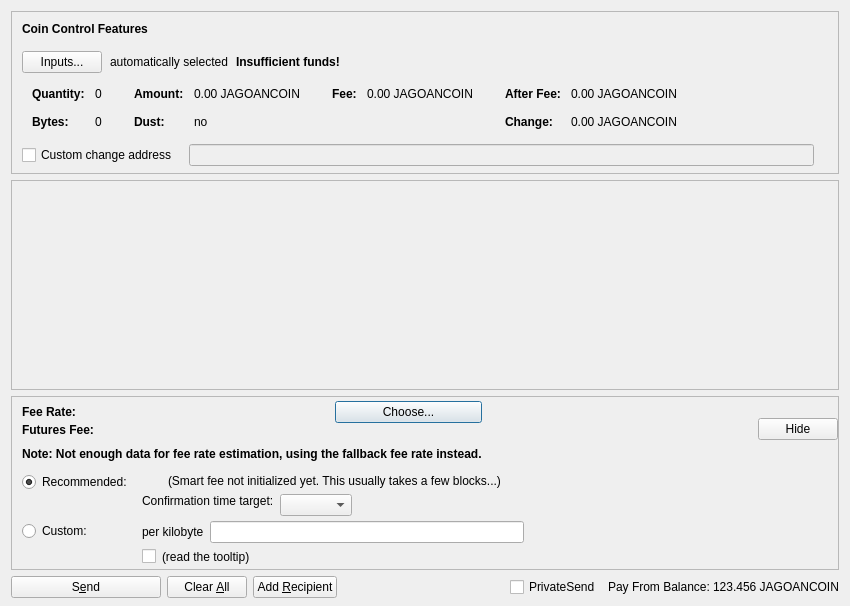
<?xml version="1.0" encoding="UTF-8"?>
<ui version="4.0">
 <class>SendFuturesDialog</class>
 <widget class="QDialog" name="SendFuturesDialog">
  <property name="geometry">
   <rect>
    <x>0</x>
    <y>0</y>
    <width>850</width>
    <height>606</height>
   </rect>
  </property>
  <property name="windowTitle">
   <string>Send Futures</string>
  </property>
  <layout class="QVBoxLayout" name="verticalLayout" stretch="0,1,0,0">
   <property name="bottomMargin">
    <number>8</number>
   </property>
   <item>
    <widget class="QFrame" name="frameCoinControl">
     <property name="sizePolicy">
      <sizepolicy hsizetype="Expanding" vsizetype="Expanding">
       <horstretch>0</horstretch>
       <verstretch>0</verstretch>
      </sizepolicy>
     </property>
     <property name="maximumSize">
      <size>
       <width>16777215</width>
       <height>16777215</height>
      </size>
     </property>
     <property name="frameShape">
      <enum>QFrame::StyledPanel</enum>
     </property>
     <property name="frameShadow">
      <enum>QFrame::Sunken</enum>
     </property>
     <layout class="QVBoxLayout" name="verticalLayoutCoinControl2">
      <property name="spacing">
       <number>0</number>
      </property>
      <property name="leftMargin">
       <number>0</number>
      </property>
      <property name="topMargin">
       <number>0</number>
      </property>
      <property name="rightMargin">
       <number>0</number>
      </property>
      <property name="bottomMargin">
       <number>6</number>
      </property>
      <item>
       <layout class="QVBoxLayout" name="verticalLayoutCoinControl" stretch="0,0,0,0,1">
        <property name="spacing">
         <number>0</number>
        </property>
        <property name="leftMargin">
         <number>10</number>
        </property>
        <property name="topMargin">
         <number>10</number>
        </property>
        <item>
         <layout class="QHBoxLayout" name="horizontalLayoutCoinControl1">
          <property name="bottomMargin">
           <number>15</number>
          </property>
          <item>
           <widget class="QLabel" name="labelCoinControlFeatures">
            <property name="sizePolicy">
             <sizepolicy hsizetype="Preferred" vsizetype="Maximum">
              <horstretch>0</horstretch>
              <verstretch>0</verstretch>
             </sizepolicy>
            </property>
            <property name="font">
             <font>
              <weight>75</weight>
              <bold>true</bold>
             </font>
            </property>
            <property name="styleSheet">
             <string notr="true">font-weight:bold;</string>
            </property>
            <property name="text">
             <string>Coin Control Features</string>
            </property>
           </widget>
          </item>
         </layout>
        </item>
        <item>
         <layout class="QHBoxLayout" name="horizontalLayoutCoinControl2" stretch="0,0,0,0">
          <property name="spacing">
           <number>8</number>
          </property>
          <property name="bottomMargin">
           <number>10</number>
          </property>
          <item>
           <widget class="QPushButton" name="pushButtonCoinControl">
            <property name="styleSheet">
             <string notr="true"/>
            </property>
            <property name="text">
             <string>Inputs...</string>
            </property>
            <property name="autoDefault">
             <bool>false</bool>
            </property>
           </widget>
          </item>
          <item>
           <widget class="QLabel" name="labelCoinControlAutomaticallySelected">
            <property name="text">
             <string>automatically selected</string>
            </property>
            <property name="margin">
             <number>5</number>
            </property>
           </widget>
          </item>
          <item>
           <widget class="QLabel" name="labelCoinControlInsuffFunds">
            <property name="font">
             <font>
              <weight>75</weight>
              <bold>true</bold>
             </font>
            </property>
            <property name="styleSheet">
             <string notr="true">font-weight:bold;</string>
            </property>
            <property name="text">
             <string>Insufficient funds!</string>
            </property>
            <property name="margin">
             <number>5</number>
            </property>
           </widget>
          </item>
          <item>
           <spacer name="horizontalSpacerCoinControl">
            <property name="orientation">
             <enum>Qt::Horizontal</enum>
            </property>
            <property name="sizeHint" stdset="0">
             <size>
              <width>40</width>
              <height>1</height>
             </size>
            </property>
           </spacer>
          </item>
         </layout>
        </item>
        <item>
         <widget class="QWidget" name="widgetCoinControl" native="true">
          <property name="sizePolicy">
           <sizepolicy hsizetype="Preferred" vsizetype="Preferred">
            <horstretch>0</horstretch>
            <verstretch>0</verstretch>
           </sizepolicy>
          </property>
          <property name="minimumSize">
           <size>
            <width>0</width>
            <height>0</height>
           </size>
          </property>
          <property name="styleSheet">
           <string notr="true"/>
          </property>
          <layout class="QHBoxLayout" name="horizontalLayoutCoinControl5">
           <property name="leftMargin">
            <number>0</number>
           </property>
           <property name="topMargin">
            <number>0</number>
           </property>
           <property name="rightMargin">
            <number>0</number>
           </property>
           <property name="bottomMargin">
            <number>0</number>
           </property>
           <item>
            <layout class="QHBoxLayout" name="horizontalLayoutCoinControl3" stretch="0,0,0,1">
             <property name="spacing">
              <number>20</number>
             </property>
             <property name="topMargin">
              <number>0</number>
             </property>
             <property name="bottomMargin">
              <number>10</number>
             </property>
             <item>
              <layout class="QFormLayout" name="formLayoutCoinControl1">
               <property name="horizontalSpacing">
                <number>10</number>
               </property>
               <property name="verticalSpacing">
                <number>14</number>
               </property>
               <property name="leftMargin">
                <number>10</number>
               </property>
               <property name="topMargin">
                <number>4</number>
               </property>
               <property name="rightMargin">
                <number>6</number>
               </property>
               <item row="0" column="0">
                <widget class="QLabel" name="labelCoinControlQuantityText">
                 <property name="font">
                  <font>
                   <weight>75</weight>
                   <bold>true</bold>
                  </font>
                 </property>
                 <property name="text">
                  <string>Quantity:</string>
                 </property>
                 <property name="margin">
                  <number>0</number>
                 </property>
                </widget>
               </item>
               <item row="0" column="1">
                <widget class="QLabel" name="labelCoinControlQuantity">
                 <property name="cursor">
                  <cursorShape>IBeamCursor</cursorShape>
                 </property>
                 <property name="contextMenuPolicy">
                  <enum>Qt::ActionsContextMenu</enum>
                 </property>
                 <property name="text">
                  <string notr="true">0</string>
                 </property>
                 <property name="margin">
                  <number>0</number>
                 </property>
                 <property name="textInteractionFlags">
                  <set>Qt::LinksAccessibleByMouse|Qt::TextSelectableByKeyboard|Qt::TextSelectableByMouse</set>
                 </property>
                </widget>
               </item>
               <item row="1" column="0">
                <widget class="QLabel" name="labelCoinControlBytesText">
                 <property name="font">
                  <font>
                   <weight>75</weight>
                   <bold>true</bold>
                  </font>
                 </property>
                 <property name="text">
                  <string>Bytes:</string>
                 </property>
                </widget>
               </item>
               <item row="1" column="1">
                <widget class="QLabel" name="labelCoinControlBytes">
                 <property name="cursor">
                  <cursorShape>IBeamCursor</cursorShape>
                 </property>
                 <property name="contextMenuPolicy">
                  <enum>Qt::ActionsContextMenu</enum>
                 </property>
                 <property name="text">
                  <string notr="true">0</string>
                 </property>
                 <property name="textInteractionFlags">
                  <set>Qt::LinksAccessibleByMouse|Qt::TextSelectableByKeyboard|Qt::TextSelectableByMouse</set>
                 </property>
                </widget>
               </item>
              </layout>
             </item>
             <item>
              <layout class="QFormLayout" name="formLayoutCoinControl2">
               <property name="horizontalSpacing">
                <number>10</number>
               </property>
               <property name="verticalSpacing">
                <number>14</number>
               </property>
               <property name="leftMargin">
                <number>6</number>
               </property>
               <property name="topMargin">
                <number>4</number>
               </property>
               <property name="rightMargin">
                <number>6</number>
               </property>
               <item row="0" column="0">
                <widget class="QLabel" name="labelCoinControlAmountText">
                 <property name="font">
                  <font>
                   <weight>75</weight>
                   <bold>true</bold>
                  </font>
                 </property>
                 <property name="text">
                  <string>Amount:</string>
                 </property>
                 <property name="margin">
                  <number>0</number>
                 </property>
                </widget>
               </item>
               <item row="0" column="1">
                <widget class="QLabel" name="labelCoinControlAmount">
                 <property name="cursor">
                  <cursorShape>IBeamCursor</cursorShape>
                 </property>
                 <property name="contextMenuPolicy">
                  <enum>Qt::ActionsContextMenu</enum>
                 </property>
                 <property name="text">
                  <string notr="true">0.00 JAGOANCOIN</string>
                 </property>
                 <property name="textInteractionFlags">
                  <set>Qt::LinksAccessibleByMouse|Qt::TextSelectableByKeyboard|Qt::TextSelectableByMouse</set>
                 </property>
                </widget>
               </item>
               <item row="1" column="0">
                <widget class="QLabel" name="labelCoinControlLowOutputText">
                 <property name="font">
                  <font>
                   <weight>75</weight>
                   <bold>true</bold>
                  </font>
                 </property>
                 <property name="text">
                  <string>Dust:</string>
                 </property>
                </widget>
               </item>
               <item row="1" column="1">
                <widget class="QLabel" name="labelCoinControlLowOutput">
                 <property name="cursor">
                  <cursorShape>IBeamCursor</cursorShape>
                 </property>
                 <property name="contextMenuPolicy">
                  <enum>Qt::ActionsContextMenu</enum>
                 </property>
                 <property name="text">
                  <string notr="true">no</string>
                 </property>
                 <property name="textInteractionFlags">
                  <set>Qt::LinksAccessibleByMouse|Qt::TextSelectableByKeyboard|Qt::TextSelectableByMouse</set>
                 </property>
                </widget>
               </item>
              </layout>
             </item>
             <item>
              <layout class="QFormLayout" name="formLayoutCoinControl3">
               <property name="horizontalSpacing">
                <number>10</number>
               </property>
               <property name="verticalSpacing">
                <number>14</number>
               </property>
               <property name="leftMargin">
                <number>6</number>
               </property>
               <property name="topMargin">
                <number>4</number>
               </property>
               <property name="rightMargin">
                <number>6</number>
               </property>
               <item row="0" column="0">
                <widget class="QLabel" name="labelCoinControlFeeText">
                 <property name="font">
                  <font>
                   <weight>75</weight>
                   <bold>true</bold>
                  </font>
                 </property>
                 <property name="text">
                  <string>Fee:</string>
                 </property>
                 <property name="margin">
                  <number>0</number>
                 </property>
                </widget>
               </item>
               <item row="0" column="1">
                <widget class="QLabel" name="labelCoinControlFee">
                 <property name="cursor">
                  <cursorShape>IBeamCursor</cursorShape>
                 </property>
                 <property name="contextMenuPolicy">
                  <enum>Qt::ActionsContextMenu</enum>
                 </property>
                 <property name="text">
                  <string notr="true">0.00 JAGOANCOIN</string>
                 </property>
                 <property name="textInteractionFlags">
                  <set>Qt::LinksAccessibleByMouse|Qt::TextSelectableByKeyboard|Qt::TextSelectableByMouse</set>
                 </property>
                </widget>
               </item>
              </layout>
             </item>
             <item>
              <layout class="QFormLayout" name="formLayoutCoinControl4">
               <property name="horizontalSpacing">
                <number>10</number>
               </property>
               <property name="verticalSpacing">
                <number>14</number>
               </property>
               <property name="leftMargin">
                <number>6</number>
               </property>
               <property name="topMargin">
                <number>4</number>
               </property>
               <property name="rightMargin">
                <number>6</number>
               </property>
               <item row="0" column="0">
                <widget class="QLabel" name="labelCoinControlAfterFeeText">
                 <property name="font">
                  <font>
                   <weight>75</weight>
                   <bold>true</bold>
                  </font>
                 </property>
                 <property name="text">
                  <string>After Fee:</string>
                 </property>
                 <property name="margin">
                  <number>0</number>
                 </property>
                </widget>
               </item>
               <item row="0" column="1">
                <widget class="QLabel" name="labelCoinControlAfterFee">
                 <property name="cursor">
                  <cursorShape>IBeamCursor</cursorShape>
                 </property>
                 <property name="contextMenuPolicy">
                  <enum>Qt::ActionsContextMenu</enum>
                 </property>
                 <property name="text">
                  <string notr="true">0.00 JAGOANCOIN</string>
                 </property>
                 <property name="textInteractionFlags">
                  <set>Qt::LinksAccessibleByMouse|Qt::TextSelectableByKeyboard|Qt::TextSelectableByMouse</set>
                 </property>
                </widget>
               </item>
               <item row="1" column="0">
                <widget class="QLabel" name="labelCoinControlChangeText">
                 <property name="font">
                  <font>
                   <weight>75</weight>
                   <bold>true</bold>
                  </font>
                 </property>
                 <property name="text">
                  <string>Change:</string>
                 </property>
                </widget>
               </item>
               <item row="1" column="1">
                <widget class="QLabel" name="labelCoinControlChange">
                 <property name="cursor">
                  <cursorShape>IBeamCursor</cursorShape>
                 </property>
                 <property name="contextMenuPolicy">
                  <enum>Qt::ActionsContextMenu</enum>
                 </property>
                 <property name="text">
                  <string notr="true">0.00 JAGOANCOIN</string>
                 </property>
                 <property name="textInteractionFlags">
                  <set>Qt::LinksAccessibleByMouse|Qt::TextSelectableByKeyboard|Qt::TextSelectableByMouse</set>
                 </property>
                </widget>
               </item>
              </layout>
             </item>
            </layout>
           </item>
          </layout>
         </widget>
        </item>
        <item>
         <layout class="QHBoxLayout" name="horizontalLayoutCoinControl4" stretch="0,0,0">
          <property name="spacing">
           <number>12</number>
          </property>
          <property name="sizeConstraint">
           <enum>QLayout::SetDefaultConstraint</enum>
          </property>
          <property name="topMargin">
           <number>5</number>
          </property>
          <property name="rightMargin">
           <number>5</number>
          </property>
          <item>
           <widget class="QCheckBox" name="checkBoxCoinControlChange">
            <property name="toolTip">
             <string>If this is activated, but the change address is empty or invalid, change will be sent to a newly generated address.</string>
            </property>
            <property name="text">
             <string>Custom change address</string>
            </property>
           </widget>
          </item>
          <item>
           <widget class="QValidatedLineEdit" name="lineEditCoinControlChange">
            <property name="enabled">
             <bool>false</bool>
            </property>
            <property name="sizePolicy">
             <sizepolicy hsizetype="Expanding" vsizetype="Fixed">
              <horstretch>0</horstretch>
              <verstretch>0</verstretch>
             </sizepolicy>
            </property>
           </widget>
          </item>
          <item>
           <widget class="QLabel" name="labelCoinControlChangeLabel">
            <property name="sizePolicy">
             <sizepolicy hsizetype="Preferred" vsizetype="Expanding">
              <horstretch>0</horstretch>
              <verstretch>0</verstretch>
             </sizepolicy>
            </property>
            <property name="minimumSize">
             <size>
              <width>0</width>
              <height>0</height>
             </size>
            </property>
            <property name="text">
             <string/>
            </property>
            <property name="margin">
             <number>3</number>
            </property>
           </widget>
          </item>
         </layout>
        </item>
        <item>
         <spacer name="verticalSpacerCoinControl">
          <property name="orientation">
           <enum>Qt::Vertical</enum>
          </property>
          <property name="sizeHint" stdset="0">
           <size>
            <width>800</width>
            <height>1</height>
           </size>
          </property>
         </spacer>
        </item>
       </layout>
      </item>
     </layout>
    </widget>
   </item>
   <item>
    <widget class="QScrollArea" name="scrollArea">
     <property name="widgetResizable">
      <bool>true</bool>
     </property>
     <widget class="QWidget" name="scrollAreaWidgetContents">
      <property name="geometry">
       <rect>
        <x>0</x>
        <y>0</y>
        <width>824</width>
        <height>78</height>
       </rect>
      </property>
      <layout class="QVBoxLayout" name="verticalLayout_2" stretch="0,1">
       <property name="leftMargin">
        <number>0</number>
       </property>
       <property name="topMargin">
        <number>0</number>
       </property>
       <property name="rightMargin">
        <number>0</number>
       </property>
       <property name="bottomMargin">
        <number>0</number>
       </property>
       <item>
        <layout class="QVBoxLayout" name="entries">
         <property name="spacing">
          <number>6</number>
         </property>
        </layout>
       </item>
       <item>
        <spacer name="verticalSpacer">
         <property name="orientation">
          <enum>Qt::Vertical</enum>
         </property>
         <property name="sizeHint" stdset="0">
          <size>
           <width>20</width>
           <height>40</height>
          </size>
         </property>
        </spacer>
       </item>
      </layout>
     </widget>
    </widget>
   </item>
   <item>
    <widget class="QFrame" name="frameFee">
     <property name="sizePolicy">
      <sizepolicy hsizetype="Expanding" vsizetype="Expanding">
       <horstretch>0</horstretch>
       <verstretch>0</verstretch>
      </sizepolicy>
     </property>
     <property name="maximumSize">
      <size>
       <width>16777215</width>
       <height>16777215</height>
      </size>
     </property>
     <property name="frameShape">
      <enum>QFrame::StyledPanel</enum>
     </property>
     <property name="frameShadow">
      <enum>QFrame::Sunken</enum>
     </property>
     <layout class="QVBoxLayout" name="verticalLayoutFee1">
      <property name="spacing">
       <number>0</number>
      </property>
      <property name="leftMargin">
       <number>0</number>
      </property>
      <property name="topMargin">
       <number>0</number>
      </property>
      <property name="rightMargin">
       <number>0</number>
      </property>
      <property name="bottomMargin">
       <number>0</number>
      </property>
      <item>
       <layout class="QVBoxLayout" name="verticalLayoutFee2" stretch="0,0,0">
        <property name="spacing">
         <number>0</number>
        </property>
        <property name="leftMargin">
         <number>10</number>
        </property>
        <property name="topMargin">
         <number>0</number>
        </property>
        <item>
         <layout class="QHBoxLayout" name="horizontalLayoutFee1">
          <property name="bottomMargin">
           <number>0</number>
          </property>
          <item>
           <layout class="QVBoxLayout" name="verticalLayoutFee7">
            <property name="spacing">
             <number>0</number>
            </property>
            <item>
             <spacer name="verticalSpacerSmartFee">
              <property name="orientation">
               <enum>Qt::Vertical</enum>
              </property>
              <property name="sizeType">
               <enum>QSizePolicy::Fixed</enum>
              </property>
              <property name="sizeHint" stdset="0">
               <size>
                <width>1</width>
                <height>4</height>
               </size>
              </property>
             </spacer>
            </item>
            <item>
             <layout class="QHBoxLayout" name="horizontalLayoutSmartFee">
              <property name="spacing">
               <number>10</number>
              </property>
              <item>
               <widget class="QLabel" name="labelFeeHeadline">
                <property name="sizePolicy">
                 <sizepolicy hsizetype="Preferred" vsizetype="Maximum">
                  <horstretch>0</horstretch>
                  <verstretch>0</verstretch>
                 </sizepolicy>
                </property>
                <property name="font">
                 <font>
                  <weight>75</weight>
                  <bold>true</bold>
                 </font>
                </property>
                <property name="styleSheet">
                 <string notr="true">font-weight:bold;</string>
                </property>
                <property name="text">
                 <string>Fee Rate:</string>
                </property>
               </widget>
              </item>
              <item>
               <widget class="QLabel" name="labelFeeMinimized">
                <property name="text">
                 <string/>
                </property>
               </widget>
              </item>
              <item>
               <widget class="QPushButton" name="buttonChooseFee">
                <property name="text">
                 <string>Choose...</string>
                </property>
               </widget>
              </item>
             </layout>
            </item>
            <item>
             <layout class="QHBoxLayout" name="horizontalLayout_3">
              <item>
               <widget class="QLabel" name="ftxFeeLabel">
                <property name="sizePolicy">
                 <sizepolicy hsizetype="Preferred" vsizetype="Maximum">
                  <horstretch>0</horstretch>
                  <verstretch>0</verstretch>
                 </sizepolicy>
                </property>
                <property name="font">
                 <font>
                  <weight>75</weight>
                  <bold>true</bold>
                 </font>
                </property>
                <property name="text">
                 <string>Futures Fee:</string>
                </property>
               </widget>
              </item>
              <item>
               <widget class="QLabel" name="ftxFee">
                <property name="text">
                 <string/>
                </property>
                <property name="indent">
                 <number>1</number>
                </property>
               </widget>
              </item>
             </layout>
            </item>
            <item>
             <spacer name="verticalSpacer_7">
              <property name="orientation">
               <enum>Qt::Vertical</enum>
              </property>
              <property name="sizeHint" stdset="0">
               <size>
                <width>1</width>
                <height>10</height>
               </size>
              </property>
             </spacer>
            </item>
            <item>
             <widget class="QLabel" name="fallbackFeeWarningLabel">
              <property name="font">
               <font>
                <weight>75</weight>
                <bold>true</bold>
               </font>
              </property>
              <property name="toolTip">
               <string>Using the fallbackfee can result in sending a transaction that will take several hours or days (or never) to confirm. Consider choosing your fee manually or wait until you have validated the complete chain.</string>
              </property>
              <property name="text">
               <string>Note: Not enough data for fee rate estimation, using the fallback fee rate instead.</string>
              </property>
              <property name="wordWrap">
               <bool>false</bool>
              </property>
             </widget>
            </item>
            <item>
             <spacer name="verticalSpacer_5">
              <property name="orientation">
               <enum>Qt::Vertical</enum>
              </property>
              <property name="sizeHint" stdset="0">
               <size>
                <width>1</width>
                <height>1</height>
               </size>
              </property>
             </spacer>
            </item>
           </layout>
          </item>
          <item>
           <spacer name="horizontalSpacer_4">
            <property name="orientation">
             <enum>Qt::Horizontal</enum>
            </property>
            <property name="sizeHint" stdset="0">
             <size>
              <width>1</width>
              <height>1</height>
             </size>
            </property>
           </spacer>
          </item>
          <item>
           <widget class="QPushButton" name="buttonMinimizeFee">
            <property name="toolTip">
             <string>collapse fee-settings</string>
            </property>
            <property name="text">
             <string>Hide</string>
            </property>
           </widget>
          </item>
         </layout>
        </item>
        <item>
         <widget class="QFrame" name="frameFeeSelection">
          <layout class="QVBoxLayout" name="verticalLayoutFee12">
           <property name="spacing">
            <number>0</number>
           </property>
           <property name="leftMargin">
            <number>0</number>
           </property>
           <property name="topMargin">
            <number>0</number>
           </property>
           <property name="rightMargin">
            <number>0</number>
           </property>
           <property name="bottomMargin">
            <number>0</number>
           </property>
           <item>
            <layout class="QGridLayout" name="gridLayoutFee">
             <property name="topMargin">
              <number>10</number>
             </property>
             <property name="bottomMargin">
              <number>4</number>
             </property>
             <property name="horizontalSpacing">
              <number>10</number>
             </property>
             <property name="verticalSpacing">
              <number>4</number>
             </property>
             <item row="1" column="1">
              <layout class="QVBoxLayout" name="verticalLayoutFee8">
               <property name="spacing">
                <number>6</number>
               </property>
               <item>
                <layout class="QHBoxLayout" name="horizontalLayoutFee13">
                 <item>
                  <widget class="QLabel" name="labelCustomPerKilobyte">
                   <property name="toolTip">
                    <string>If the custom fee is set to 1000 ruffs and the transaction is only 250 bytes, then &quot;per kilobyte&quot; only pays 250 ruffs in fee,&lt;br /&gt;while &quot;at least&quot; pays 1000 ruffs. For transactions bigger than a kilobyte both pay by kilobyte.</string>
                   </property>
                   <property name="text">
                    <string>per kilobyte</string>
                   </property>
                  </widget>
                 </item>
                 <item>
                  <widget class="BitcoinAmountField" name="customFee"/>
                 </item>
                 <item>
                  <spacer name="horizontalSpacer_6">
                   <property name="orientation">
                    <enum>Qt::Horizontal</enum>
                   </property>
                   <property name="sizeHint" stdset="0">
                    <size>
                     <width>1</width>
                     <height>1</height>
                    </size>
                   </property>
                  </spacer>
                 </item>
                </layout>
               </item>
               <item>
                <layout class="QHBoxLayout" name="horizontalLayoutFee8">
                 <item>
                  <widget class="QCheckBox" name="checkBoxMinimumFee">
                   <property name="toolTip">
                    <string>Paying only the minimum fee is just fine as long as there is less transaction volume than space in the blocks.&lt;br /&gt;But be aware that this can end up in a never confirming transaction once there is more demand for jagoancoin transactions than the network can process.</string>
                   </property>
                   <property name="text">
                    <string/>
                   </property>
                  </widget>
                 </item>
                 <item>
                  <widget class="QLabel" name="labelMinFeeWarning">
                   <property name="enabled">
                    <bool>true</bool>
                   </property>
                   <property name="toolTip">
                    <string>Paying only the minimum fee is just fine as long as there is less transaction volume than space in the blocks.&lt;br /&gt;But be aware that this can end up in a never confirming transaction once there is more demand for jagoancoin transactions than the network can process.</string>
                   </property>
                   <property name="text">
                    <string>(read the tooltip)</string>
                   </property>
                   <property name="margin">
                    <number>5</number>
                   </property>
                  </widget>
                 </item>
                 <item>
                  <spacer name="horizontalSpacer_2">
                   <property name="orientation">
                    <enum>Qt::Horizontal</enum>
                   </property>
                   <property name="sizeHint" stdset="0">
                    <size>
                     <width>1</width>
                     <height>1</height>
                    </size>
                   </property>
                  </spacer>
                 </item>
                </layout>
               </item>
              </layout>
             </item>
             <item row="0" column="0">
              <layout class="QVBoxLayout" name="verticalLayoutFee4" stretch="0,1">
               <item>
                <widget class="QRadioButton" name="radioSmartFee">
                 <property name="text">
                  <string>Recommended:</string>
                 </property>
                 <property name="checked">
                  <bool>true</bool>
                 </property>
                 <attribute name="buttonGroup">
                  <string notr="true">groupFee</string>
                 </attribute>
                </widget>
               </item>
               <item>
                <spacer name="verticalSpacer_2">
                 <property name="orientation">
                  <enum>Qt::Vertical</enum>
                 </property>
                 <property name="sizeHint" stdset="0">
                  <size>
                   <width>1</width>
                   <height>1</height>
                  </size>
                 </property>
                </spacer>
               </item>
              </layout>
             </item>
             <item row="1" column="0">
              <layout class="QVBoxLayout" name="verticalLayoutFee9" stretch="0,1">
               <item>
                <widget class="QRadioButton" name="radioCustomFee">
                 <property name="text">
                  <string>Custom:</string>
                 </property>
                 <attribute name="buttonGroup">
                  <string notr="true">groupFee</string>
                 </attribute>
                </widget>
               </item>
               <item>
                <spacer name="verticalSpacer_6">
                 <property name="orientation">
                  <enum>Qt::Vertical</enum>
                 </property>
                 <property name="sizeHint" stdset="0">
                  <size>
                   <width>1</width>
                   <height>1</height>
                  </size>
                 </property>
                </spacer>
               </item>
              </layout>
             </item>
             <item row="0" column="1">
              <layout class="QVBoxLayout" name="verticalLayoutFee3" stretch="0,0,1">
               <property name="spacing">
                <number>6</number>
               </property>
               <property name="topMargin">
                <number>2</number>
               </property>
               <item>
                <layout class="QHBoxLayout" name="horizontalLayoutFee12">
                 <item>
                  <widget class="QLabel" name="labelSmartFee">
                   <property name="text">
                    <string/>
                   </property>
                   <property name="margin">
                    <number>2</number>
                   </property>
                  </widget>
                 </item>
                 <item>
                  <widget class="QLabel" name="labelFeeEstimation">
                   <property name="text">
                    <string/>
                   </property>
                  </widget>
                 </item>
                 <item>
                  <widget class="QLabel" name="labelSmartFee2">
                   <property name="text">
                    <string>(Smart fee not initialized yet. This usually takes a few blocks...)</string>
                   </property>
                   <property name="margin">
                    <number>2</number>
                   </property>
                  </widget>
                 </item>
                 <item>
                  <spacer name="horizontalSpacer_5">
                   <property name="orientation">
                    <enum>Qt::Horizontal</enum>
                   </property>
                   <property name="sizeHint" stdset="0">
                    <size>
                     <width>1</width>
                     <height>1</height>
                    </size>
                   </property>
                  </spacer>
                 </item>
                </layout>
               </item>
               <item>
                <layout class="QHBoxLayout" name="horizontalLayoutFee9">
                 <item>
                  <layout class="QVBoxLayout" name="verticalLayoutFee6">
                   <item>
                    <widget class="QLabel" name="labelSmartFee3">
                     <property name="text">
                      <string>Confirmation time target:</string>
                     </property>
                     <property name="margin">
                      <number>2</number>
                     </property>
                    </widget>
                   </item>
                   <item>
                    <spacer name="verticalSpacer_3">
                     <property name="orientation">
                      <enum>Qt::Vertical</enum>
                     </property>
                     <property name="sizeHint" stdset="0">
                      <size>
                       <width>1</width>
                       <height>1</height>
                      </size>
                     </property>
                    </spacer>
                   </item>
                  </layout>
                 </item>
                 <item>
                  <layout class="QVBoxLayout" name="verticalLayoutFee5">
                   <property name="rightMargin">
                    <number>30</number>
                   </property>
                   <item>
                    <layout class="QHBoxLayout" name="horizontalLayoutConfTarget">
                     <property name="bottomMargin">
                      <number>0</number>
                     </property>
                     <item>
                      <widget class="QComboBox" name="confTargetSelector"/>
                     </item>
                     <item>
                      <spacer name="horizontalSpacerConfTarget">
                       <property name="orientation">
                        <enum>Qt::Horizontal</enum>
                       </property>
                       <property name="sizeHint" stdset="0">
                        <size>
                         <width>40</width>
                         <height>20</height>
                        </size>
                       </property>
                      </spacer>
                     </item>
                    </layout>
                   </item>
                  </layout>
                 </item>
                </layout>
               </item>
               <item>
                <spacer name="verticalSpacer_4">
                 <property name="orientation">
                  <enum>Qt::Vertical</enum>
                 </property>
                 <property name="sizeHint" stdset="0">
                  <size>
                   <width>1</width>
                   <height>1</height>
                  </size>
                 </property>
                </spacer>
               </item>
              </layout>
             </item>
            </layout>
           </item>
          </layout>
         </widget>
        </item>
        <item>
         <spacer name="verticalSpacerFee">
          <property name="orientation">
           <enum>Qt::Vertical</enum>
          </property>
          <property name="sizeHint" stdset="0">
           <size>
            <width>800</width>
            <height>1</height>
           </size>
          </property>
         </spacer>
        </item>
       </layout>
      </item>
     </layout>
    </widget>
   </item>
   <item>
    <layout class="QHBoxLayout" name="horizontalLayout">
     <item>
      <widget class="QPushButton" name="sendButton">
       <property name="minimumSize">
        <size>
         <width>150</width>
         <height>0</height>
        </size>
       </property>
       <property name="toolTip">
        <string>Confirm the send action</string>
       </property>
       <property name="text">
        <string>S&amp;end</string>
       </property>
       <property name="autoDefault">
        <bool>false</bool>
       </property>
       <property name="default">
        <bool>false</bool>
       </property>
      </widget>
     </item>
     <item>
      <widget class="QPushButton" name="clearButton">
       <property name="sizePolicy">
        <sizepolicy hsizetype="Minimum" vsizetype="Fixed">
         <horstretch>0</horstretch>
         <verstretch>0</verstretch>
        </sizepolicy>
       </property>
       <property name="toolTip">
        <string>Clear all fields of the form.</string>
       </property>
       <property name="text">
        <string>Clear &amp;All</string>
       </property>
       <property name="autoDefault">
        <bool>false</bool>
       </property>
      </widget>
     </item>
     <item>
      <widget class="QPushButton" name="addButton">
       <property name="toolTip">
        <string>Send to multiple recipients at once</string>
       </property>
       <property name="text">
        <string>Add &amp;Recipient</string>
       </property>
       <property name="autoDefault">
        <bool>false</bool>
       </property>
      </widget>
     </item>
     <item>
      <spacer name="horizontalSpacer">
       <property name="orientation">
        <enum>Qt::Horizontal</enum>
       </property>
       <property name="sizeHint" stdset="0">
        <size>
         <width>40</width>
         <height>20</height>
        </size>
       </property>
      </spacer>
     </item>
     <item>
      <layout class="QHBoxLayout" name="horizontalLayout_2">
       <property name="spacing">
        <number>3</number>
       </property>
       <item>
        <widget class="QCheckBox" name="checkUsePrivateSend">
         <property name="minimumSize">
          <size>
           <width>95</width>
           <height>0</height>
          </size>
         </property>
         <property name="text">
          <string>PrivateSend</string>
         </property>
         <property name="checked">
          <bool>false</bool>
         </property>
        </widget>
       </item>
       <item>
        <widget class="QLabel" name="label">
         <property name="text">
          <string>Pay From Balance:</string>
         </property>
        </widget>
       </item>
       <item>
        <widget class="QLabel" name="labelBalance">
         <property name="sizePolicy">
          <sizepolicy hsizetype="Preferred" vsizetype="Fixed">
           <horstretch>0</horstretch>
           <verstretch>0</verstretch>
          </sizepolicy>
         </property>
         <property name="cursor">
          <cursorShape>IBeamCursor</cursorShape>
         </property>
         <property name="text">
          <string notr="true">123.456 JAGOANCOIN</string>
         </property>
         <property name="textInteractionFlags">
          <set>Qt::LinksAccessibleByMouse|Qt::TextSelectableByKeyboard|Qt::TextSelectableByMouse</set>
         </property>
        </widget>
       </item>
      </layout>
     </item>
    </layout>
   </item>
  </layout>
 </widget>
 <customwidgets>
  <customwidget>
   <class>QValidatedLineEdit</class>
   <extends>QLineEdit</extends>
   <header>qt/qvalidatedlineedit.h</header>
  </customwidget>
  <customwidget>
   <class>BitcoinAmountField</class>
   <extends>QLineEdit</extends>
   <header>qt/bitcoinamountfield.h</header>
   <container>1</container>
  </customwidget>
 </customwidgets>
 <resources>
  <include location="../jagoancoin.qrc"/>
 </resources>
 <connections/>
 <buttongroups>
  <buttongroup name="groupFee"/>
 </buttongroups>
</ui>
